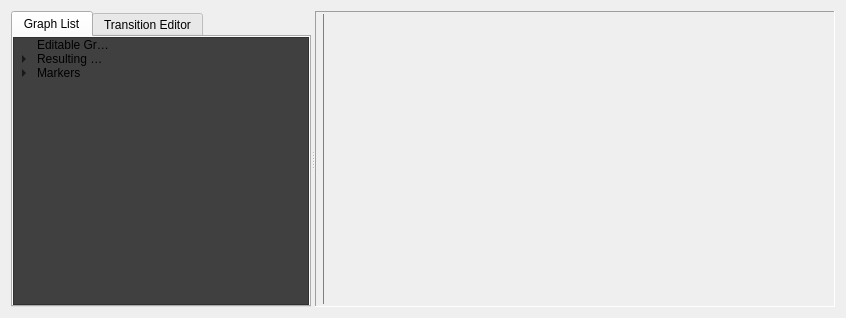
<?xml version="1.0" encoding="UTF-8"?>
<ui version="4.0">
 <class>graphWidget</class>
 <widget class="QWidget" name="graphWidget">
  <property name="windowModality">
   <enum>Qt::WindowModality::NonModal</enum>
  </property>
  <property name="geometry">
   <rect>
    <x>0</x>
    <y>0</y>
    <width>846</width>
    <height>318</height>
   </rect>
  </property>
  <property name="minimumSize">
   <size>
    <width>0</width>
    <height>280</height>
   </size>
  </property>
  <property name="focusPolicy">
   <enum>Qt::FocusPolicy::StrongFocus</enum>
  </property>
  <property name="windowTitle">
   <string>Graphs</string>
  </property>
  <property name="windowIcon">
   <iconset>
    <normaloff>fvd.ico</normaloff>fvd.ico</iconset>
  </property>
  <layout class="QHBoxLayout" name="horizontalLayout">
   <item>
    <widget class="QSplitter" name="splitter">
     <property name="orientation">
      <enum>Qt::Orientation::Horizontal</enum>
     </property>
     <widget class="QTabWidget" name="tabWidget">
      <property name="minimumSize">
       <size>
        <width>250</width>
        <height>0</height>
       </size>
      </property>
      <property name="maximumSize">
       <size>
        <width>300</width>
        <height>16777215</height>
       </size>
      </property>
      <property name="currentIndex">
       <number>0</number>
      </property>
      <widget class="QWidget" name="graphChooser">
       <attribute name="title">
        <string>Graph List</string>
       </attribute>
       <layout class="QGridLayout" name="gridLayout">
        <property name="margin" stdset="0">
         <number>0</number>
        </property>
        <item row="0" column="0">
         <widget class="QTreeWidget" name="selTree">
          <property name="minimumSize">
           <size>
            <width>200</width>
            <height>0</height>
           </size>
          </property>
          <property name="maximumSize">
           <size>
            <width>300</width>
            <height>16777215</height>
           </size>
          </property>
          <property name="styleSheet">
           <string notr="true">background-color: rgb(64, 64, 64);</string>
          </property>
          <property name="selectionMode">
           <enum>QAbstractItemView::SelectionMode::NoSelection</enum>
          </property>
          <property name="rootIsDecorated">
           <bool>true</bool>
          </property>
          <property name="uniformRowHeights">
           <bool>false</bool>
          </property>
          <property name="columnCount">
           <number>2</number>
          </property>
          <attribute name="headerVisible">
           <bool>false</bool>
          </attribute>
          <column>
           <property name="text">
            <string>Graph</string>
           </property>
          </column>
          <column>
           <property name="text">
            <string>Show</string>
           </property>
          </column>
          <item>
           <property name="text">
            <string>Editable Graphs</string>
           </property>
          </item>
          <item>
           <property name="text">
            <string>Resulting Graphs</string>
           </property>
           <item>
            <property name="text">
             <string>Roll</string>
            </property>
            <property name="text">
             <string/>
            </property>
            <item>
             <property name="text">
              <string>Banking</string>
             </property>
             <property name="background">
              <brush brushstyle="NoBrush">
               <color alpha="80">
                <red>255</red>
                <green>0</green>
                <blue>0</blue>
               </color>
              </brush>
             </property>
             <property name="text">
              <string/>
             </property>
             <property name="background">
              <brush brushstyle="NoBrush">
               <color alpha="80">
                <red>255</red>
                <green>0</green>
                <blue>0</blue>
               </color>
              </brush>
             </property>
             <property name="checkState">
              <enum>Unchecked</enum>
             </property>
            </item>
            <item>
             <property name="text">
              <string>Roll Speed</string>
             </property>
             <property name="text">
              <string/>
             </property>
             <property name="checkState">
              <enum>Unchecked</enum>
             </property>
            </item>
            <item>
             <property name="text">
              <string>Roll Accel</string>
             </property>
             <property name="text">
              <string/>
             </property>
             <property name="checkState">
              <enum>Unchecked</enum>
             </property>
            </item>
           </item>
           <item>
            <property name="text">
             <string>Normal Force</string>
            </property>
            <item>
             <property name="text">
              <string>Normal Force</string>
             </property>
             <property name="text">
              <string/>
             </property>
             <property name="checkState">
              <enum>Unchecked</enum>
             </property>
            </item>
            <item>
             <property name="text">
              <string>Force Change</string>
             </property>
             <property name="text">
              <string/>
             </property>
             <property name="checkState">
              <enum>Unchecked</enum>
             </property>
            </item>
           </item>
           <item>
            <property name="text">
             <string>Lateral Force</string>
            </property>
            <property name="text">
             <string/>
            </property>
            <item>
             <property name="text">
              <string>Lateral Force</string>
             </property>
             <property name="text">
              <string/>
             </property>
             <property name="checkState">
              <enum>Unchecked</enum>
             </property>
            </item>
            <item>
             <property name="text">
              <string>Force Change</string>
             </property>
             <property name="text">
              <string/>
             </property>
             <property name="checkState">
              <enum>Unchecked</enum>
             </property>
            </item>
           </item>
           <item>
            <property name="text">
             <string>Geometric</string>
            </property>
            <item>
             <property name="text">
              <string>Pitch Change</string>
             </property>
             <property name="text">
              <string/>
             </property>
             <property name="checkState">
              <enum>Unchecked</enum>
             </property>
            </item>
            <item>
             <property name="text">
              <string>Yaw Change</string>
             </property>
             <property name="text">
              <string/>
             </property>
             <property name="checkState">
              <enum>Unchecked</enum>
             </property>
            </item>
           </item>
          </item>
          <item>
           <property name="text">
            <string>Markers</string>
           </property>
           <item>
            <property name="text">
             <string>Section Boundaries</string>
            </property>
            <property name="text">
             <string/>
            </property>
            <property name="checkState">
             <enum>Unchecked</enum>
            </property>
           </item>
           <item>
            <property name="text">
             <string>POV Position</string>
            </property>
            <property name="text">
             <string/>
            </property>
            <property name="checkState">
             <enum>Unchecked</enum>
            </property>
           </item>
          </item>
         </widget>
        </item>
       </layout>
      </widget>
      <widget class="transitionWidget" name="transitionEditor">
       <attribute name="title">
        <string>Transition Editor</string>
       </attribute>
      </widget>
     </widget>
     <widget class="QFrame" name="frame">
      <property name="frameShape">
       <enum>QFrame::Shape::Panel</enum>
      </property>
      <property name="frameShadow">
       <enum>QFrame::Shadow::Sunken</enum>
      </property>
      <layout class="QHBoxLayout" name="horizontalLayout_2">
       <property name="margin" stdset="0">
        <number>2</number>
       </property>
       <item>
        <widget class="QCustomPlot" name="plotter" native="true">
         <property name="cursor">
          <cursorShape>CrossCursor</cursorShape>
         </property>
         <property name="contextMenuPolicy">
          <enum>Qt::ContextMenuPolicy::CustomContextMenu</enum>
         </property>
         <property name="inputMethodHints">
          <set>Qt::InputMethodHint::ImhNone</set>
         </property>
         <widget class="Line" name="povLine">
          <property name="geometry">
           <rect>
            <x>5</x>
            <y>0</y>
            <width>1</width>
            <height>301</height>
           </rect>
          </property>
          <property name="styleSheet">
           <string notr="true">QFrame {
  border: 1px solid #7F7F7F;
  background: transparent;
}</string>
          </property>
          <property name="frameShadow">
           <enum>QFrame::Shadow::Raised</enum>
          </property>
          <property name="lineWidth">
           <number>4</number>
          </property>
          <property name="midLineWidth">
           <number>0</number>
          </property>
          <property name="orientation">
           <enum>Qt::Orientation::Vertical</enum>
          </property>
         </widget>
        </widget>
       </item>
      </layout>
     </widget>
    </widget>
   </item>
  </layout>
 </widget>
 <customwidgets>
  <customwidget>
   <class>QCustomPlot</class>
   <extends>QWidget</extends>
   <header>qcustomplot.h</header>
   <container>1</container>
  </customwidget>
  <customwidget>
   <class>transitionWidget</class>
   <extends>QWidget</extends>
   <header>transitionwidget.h</header>
   <container>1</container>
  </customwidget>
 </customwidgets>
 <resources/>
 <connections/>
</ui>
